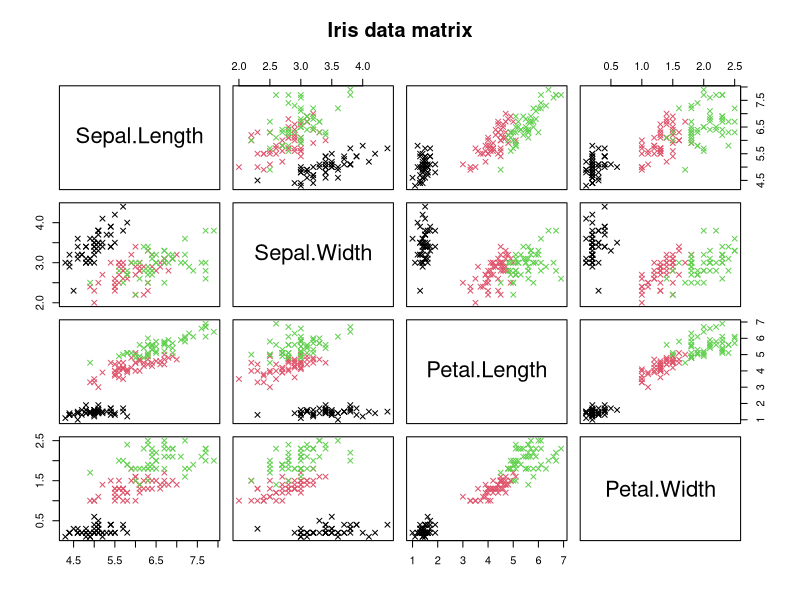
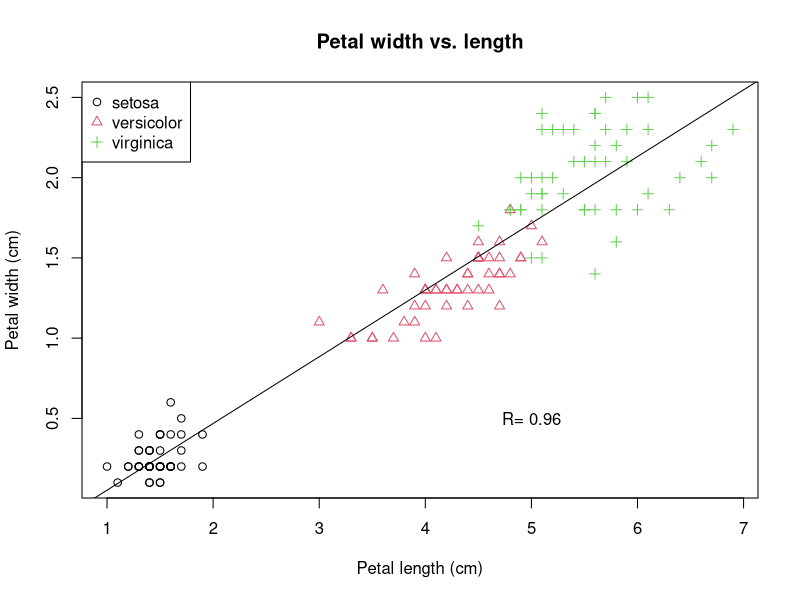

Write the R code that produced these figures, in order.
## ---- chunk 1
pdf("iris_data.pdf", width = 8, height = 5)
## ---- chunk 2
setosa <- iris[iris$Species == "setosa" ,]
versicolor <- iris[iris$Species == "versicolor" ,]
virginica <- iris[iris$Species == "virginica" ,]
## ---- chunk 3
#(1)Use "setosa" to draw the plot
plot(setosa$Petal.Length, setosa$Petal.Width,
     xlab = "Petal length (cm)", ylab = 'Petal width (cm)',
     xlim = range(iris$Petal.Length), ylim = range(iris$Petal.Width), 
     main = "Petal width vs. length")

#(2)Add the other species to the plot
points(versicolor$Petal.Length, versicolor$Petal.Width, col = 2, pch = 2)
points(virginica$Petal.Length, virginica$Petal.Width,  col = 3, pch = 3)

#(3)Add legends
legend("topleft",legend = c("setosa","versicolor","virginica"), col= 1:3,pch = c(1, 2, 3) ) 

#(4)Add the text and regression line
text(5, 0.5, "R= 0.96")
fit <- lm(Petal.Width ~ Petal.Length, data = iris)
abline(fit)

dev.off()
## ---- chunk 4
pairs(iris[1:4], 
      main = "Iris data matrix",
      col = iris$Species,  
      pch = 4)            
